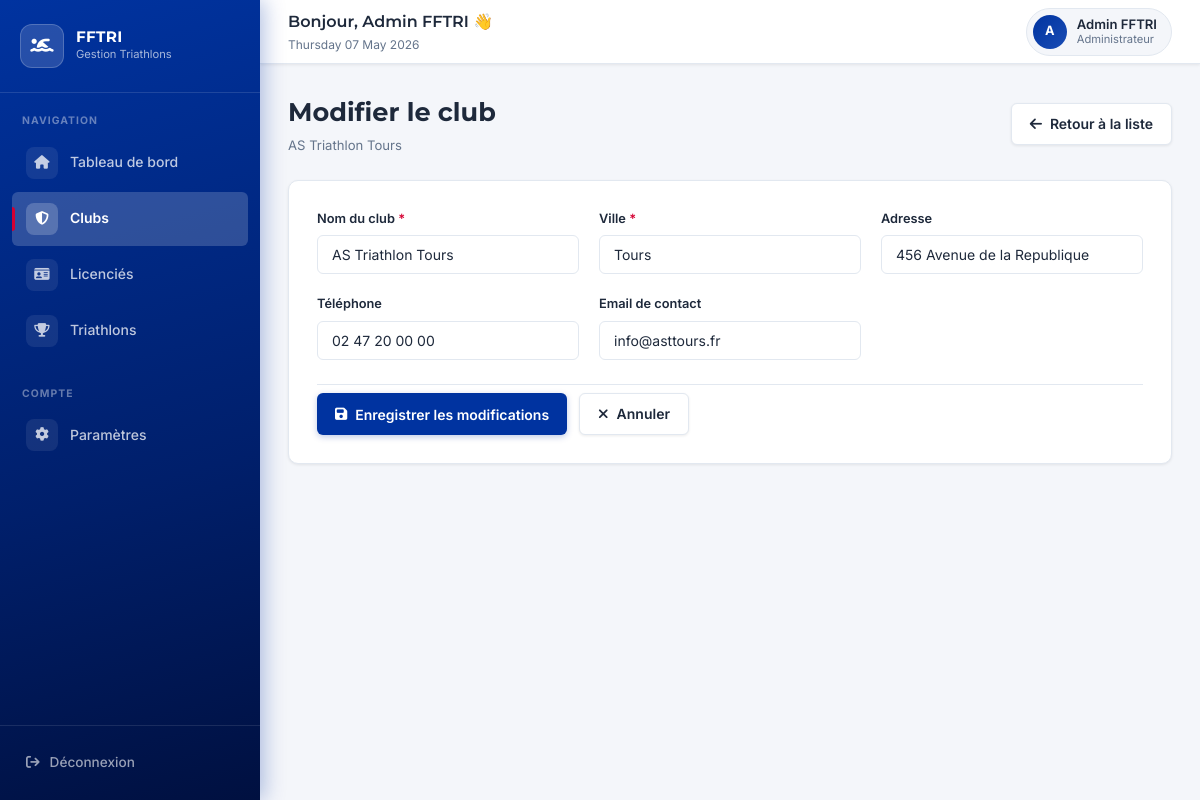
Screenshot of /index.php?module=clubs&action=edit&id=2 (signed in) with the database file from the repository.
### tables this page shows
CREATE TABLE clubs (
    id         INT          NOT NULL AUTO_INCREMENT,
    name       VARCHAR(100) NOT NULL,
    address    VARCHAR(255)     NULL,
    city       VARCHAR(100) NOT NULL,
    phone      VARCHAR(20)      NULL,
    email      VARCHAR(100)     NULL,
    created_at TIMESTAMP    NOT NULL DEFAULT CURRENT_TIMESTAMP,
    updated_at TIMESTAMP    NOT NULL DEFAULT CURRENT_TIMESTAMP ON UPDATE CURRENT_TIMESTAMP,

    PRIMARY KEY (id),
    UNIQUE KEY uk_clubs_name (name)

);

### app/core/Database.php (called while the page is built, shortened)
<?php
class Database {
    private static $instance = null;
    private function __construct() {
        $host = defined('DB_HOST') ? DB_HOST : '127.0.0.1';
        $db   = defined('DB_NAME') ? DB_NAME : 'triathlon';
        $user = defined('DB_USER') ? DB_USER : 'root';
        $pass = defined('DB_PASS') ? DB_PASS : '';
        $charset = 'utf8mb4';
        $dsn = "mysql:host=$host;dbname=$db;charset=$charset";
        $options = [
            PDO::ATTR_ERRMODE            => PDO::ERRMODE_EXCEPTION,
            PDO::ATTR_DEFAULT_FETCH_MODE => PDO::FETCH_ASSOC,
            PDO::ATTR_EMULATE_PREPARES   => false,
        ];
        try {
            $this->pdo = new PDO($dsn, $user, $pass, $options);
        } catch (PDOException $e) {
            try {
                $tmp = new PDO("mysql:host=$host;charset=$charset", $user, $pass, $options);
                $tmp->exec("CREATE DATABASE IF NOT EXISTS `$db` CHARACTER SET utf8mb4 COLLATE utf8mb4_unicode_ci");
                $this->pdo = new PDO($dsn, $user, $pass, $options);
            } catch (PDOException $e2) {
                die("DB connection failed: " . $e2->getMessage());
            }
        }
    }
    public static function getConnection() {
        if (self::$instance === null) {
            self::$instance = new Database();
        }
        return self::$instance->pdo;
    }
}

### app/controllers/ClubController.php (called while the page is built, shortened)
<?php
require_once __DIR__ . '/../models/Club.php';
class ClubController {
    private $clubModel;
    public function __construct() {
        $this->clubModel = new Club();
    }
    public function edit($id) {
        $club = $this->clubModel->getById($id);
        return ['club' => $club];
    }
}
?>

### app/models/Club.php (called while the page is built, shortened)
<?php
require_once __DIR__ . '/../core/Database.php';
class Club {
    private $db;
    public function __construct() {
        $this->db = Database::getConnection();
    }
    public function getById($id) {
        $stmt = $this->db->prepare("SELECT id, name, address, city, phone, email FROM clubs WHERE id = ? LIMIT 1");
        $stmt->execute([$id]);
        return $stmt->fetch(PDO::FETCH_ASSOC) ?: null;
    }
}

### app/views/clubs/edit.php (the view, shortened to what this page needs)
<div class="page-title">
    <div>
        <h1>Modifier le club</h1>
        <?php if (isset($data['club'])): ?>
        <div class="page-title-sub"><?= htmlspecialchars($data['club']['name']) ?></div>
        <?php endif; ?>
    </div>
    <a href="index.php?module=clubs" class="btn btn-secondary">
        <i class="fas fa-arrow-left"></i> Retour à la liste
    </a>
</div>
<?php if (isset($data['club'])): ?>
<div class="form-container">
    <form method="POST" action="index.php?module=clubs&action=edit&id=<?= $data['club']['id'] ?>">
        <div class="form-grid">
            <div class="form-group">
                <label for="name">Nom du club <span style="color: var(--fftri-red)">*</span></label>
                <input type="text" name="name" id="name" class="form-control" required
                       value="<?= htmlspecialchars($_POST['name'] ?? $data['club']['name']) ?>">
            </div>
            <div class="form-group">
                <label for="city">Ville <span style="color: var(--fftri-red)">*</span></label>
                <input type="text" name="city" id="city" class="form-control" required
                       value="<?= htmlspecialchars($_POST['city'] ?? $data['club']['city'] ?? '') ?>">
            </div>
            <div class="form-group">
                <label for="address">Adresse</label>
                <input type="text" name="address" id="address" class="form-control"
                       value="<?= htmlspecialchars($_POST['address'] ?? $data['club']['address'] ?? '') ?>">
            </div>
            <div class="form-group">
                <label for="phone">Téléphone</label>
                <input type="text" name="phone" id="phone" class="form-control"
                       value="<?= htmlspecialchars($_POST['phone'] ?? $data['club']['phone'] ?? '') ?>">
            </div>
            <div class="form-group">
                <label for="email">Email de contact</label>
                <input type="email" name="email" id="email" class="form-control"
                       value="<?= htmlspecialchars($_POST['email'] ?? $data['club']['email'] ?? '') ?>">
            </div>
        </div>
        <div class="form-actions">
            <button type="submit" class="btn">
                <i class="fas fa-save"></i> Enregistrer les modifications
            </button>
            <a href="index.php?module=clubs" class="btn btn-secondary">
                <i class="fas fa-times"></i> Annuler
            </a>
        </div>
    </form>
</div>
<?php else: ?>
<div class="alert alert-error"><i class="fas fa-exclamation-circle"></i> Club non trouvé.</div>
<?php endif; ?>

### index.php (shortened to what this page needs)
<?php
spl_autoload_register(function ($className) {
    $paths = [
        'app/controllers/',
        'app/models/',
        'app/core/'
    ];
    foreach ($paths as $path) {
        $file = ROOT_PATH . DIRECTORY_SEPARATOR . $path . $className . '.php';
        if (file_exists($file)) {
            return;
        }
    }
});
$action = $_GET['action'] ?? 'index';
$module = $_GET['module'] ?? 'dashboard';
$id = $_GET['id'] ?? null;
function _normalize_key($str) {
	$s = strtolower((string)$str);
	$s = @iconv('UTF-8', 'ASCII//TRANSLIT', $s) ?: $s;
	$s = preg_replace('/[^a-z0-9]/', '', $s);
	return $s;
}
$actionMap = [
	'ajouter'=>'create','creer'=>'create','create'=>'create',
	'editer'=>'edit','modifier'=>'edit','edit'=>'edit',
	'supprimer'=>'delete','delete'=>'delete','suppr'=>'delete',
	'voir'=>'show','show'=>'show',
	'connexion'=>'login','login'=>'login','authenticate'=>'authenticate',
	'deconnexion'=>'logout','logout'=>'logout'
];
$moduleMap = [
	'licencie'=>'licencies','licencies'=>'licencies','licenci'=>'licencies',
	'licencies'=>'licencies','licenciee'=>'licencies','licenciees'=>'licencies',
	'triathlon'=>'triathlons','triathlons'=>'triathlons',
	'club'=>'clubs','clubs'=>'clubs','dashboard'=>'dashboard',
    'settings'=>'settings'
];
$normAction = _normalize_key($action);
if (isset($actionMap[$normAction])) {
	$action = $actionMap[$normAction];
}
$normModule = _normalize_key($module);
if (isset($moduleMap[$normModule])) {
	$module = $moduleMap[$normModule];
}
if ($action === 'login' || $action === 'authenticate') {
    $authController = new AuthController();
    $authController->login();
} elseif ($action === 'logout') {
    $authController = new AuthController();
    $authController->logout();
} else {
    $currentPage = $module;
    try {
        switch ($module) {
            case 'clubs':
                $controller = new ClubController();
                if ($action === 'show' && $id) {
                    $data = $controller->show($id);
                } elseif ($action === 'create') {
                    $data = $controller->create();
                } elseif ($action === 'edit' && $id) {
                    $data = $controller->edit($id);
                } elseif ($action === 'delete' && $id) {
                    $controller->delete($id);
                    exit;
                } else {
                    $data = $controller->index();
                }
                break;
        }
        $candidateViews = [];
        if ($action && $action !== 'index') {
            $candidateViews[] = "app/views/$module/$action.php";
        }
        $candidateViews[] = "app/views/$module/index.php";
        $candidateViews[] = "app/views/" . rtrim($module, 's') . "/index.php";
        $candidateViews[] = "app/views/" . ($module . 's') . "/index.php";
        foreach ($candidateViews as $viewFile) {
            if (file_exists($viewFile)) {
                include 'app/views/layouts/main.php';
                break;
            }
        }
    } catch (Exception $e) {
        echo "Erreur : " . $e->getMessage();
    }
}

### app/views/layouts/main.php (shortened to what this page needs)
<!DOCTYPE html>
<html lang="fr">
<head>
    <link rel="stylesheet" href="https://cdnjs.cloudflare.com/ajax/libs/font-awesome/6.4.0/css/all.min.css">
</head>
<body>
<?php
$userName = $_SESSION['user']['name'] ?? $_SESSION['user']['nom'] ?? 'Utilisateur';
$userRole = ($_SESSION['user']['role'] ?? '') === 'admin' ? 'Administrateur' : 'Responsable Club';
$userInitial = strtoupper(substr($userName, 0, 1));
?>
<div class="layout">
    <aside class="sidebar" id="sidebar">
        <a href="index.php?module=dashboard" class="sidebar-logo">
            <div class="sidebar-logo-icon">
                <i class="fas fa-swimmer"></i>
            </div>
            <div class="sidebar-logo-text">
                <h2>FFTRI</h2>
                <p>Gestion Triathlons</p>
            </div>
        </a>
        <div class="sidebar-section">
            <div class="sidebar-section-label">Navigation</div>
            <ul class="nav-links">
                <li class="<?= $currentPage === 'dashboard' ? 'active' : '' ?>">
                    <a href="index.php?module=dashboard">
                        <span class="nav-icon"><i class="fas fa-home"></i></span>
                        Tableau de bord
                    </a>
                </li>
                <li class="<?= $currentPage === 'clubs' ? 'active' : '' ?>">
                    <a href="index.php?module=clubs">
                        <span class="nav-icon"><i class="fas fa-shield-halved"></i></span>
                        Clubs
                    </a>
                </li>
                <li class="<?= $currentPage === 'licencies' ? 'active' : '' ?>">
                    <a href="index.php?module=licencies">
                        <span class="nav-icon"><i class="fas fa-id-card"></i></span>
                        Licenciés
                    </a>
                </li>
                <li class="<?= $currentPage === 'triathlons' ? 'active' : '' ?>">
                    <a href="index.php?module=triathlons">
                        <span class="nav-icon"><i class="fas fa-trophy"></i></span>
                        Triathlons
                    </a>
                </li>
            </ul>
        </div>
        <div class="sidebar-section">
            <div class="sidebar-section-label">Compte</div>
            <ul class="nav-links">
                <li class="<?= $currentPage === 'settings' ? 'active' : '' ?>">
                    <a href="index.php?module=settings">
                        <span class="nav-icon"><i class="fas fa-gear"></i></span>
                        Paramètres
                    </a>
                </li>
            </ul>
        </div>
        <div class="sidebar-footer">
            <a href="index.php?action=logout" onclick="return confirm('Se déconnecter ?')">
                <i class="fas fa-arrow-right-from-bracket"></i>
                Déconnexion
            </a>
        </div>
    </aside>
    <div class="main-content">
        <header class="header">
            <div class="header-left">
                <h3>Bonjour, <?= htmlspecialchars($userName) ?> 👋</h3>
                <p><?= date('l d F Y') ?></p>
            </div>
            <div class="header-right">
                <a href="index.php?module=settings" class="user-badge" style="text-decoration:none;">
                    <div class="user-avatar"><?= $userInitial ?></div>
                    <div class="user-badge-text">
                        <div class="user-badge-name"><?= htmlspecialchars($userName) ?></div>
                        <div class="user-badge-role"><?= $userRole ?></div>
                    </div>
                </a>
            </div>
        </header>
        <main class="content">
            <?php include $content; ?>
        </main>
    </div>
</div>
</body>
</html>

### rows the page displays
clubs: name "AS Triathlon Tours", city "Tours", address "456 Avenue de la Republique", phone "02 47 20 00 00", email "info@asttours.fr"
